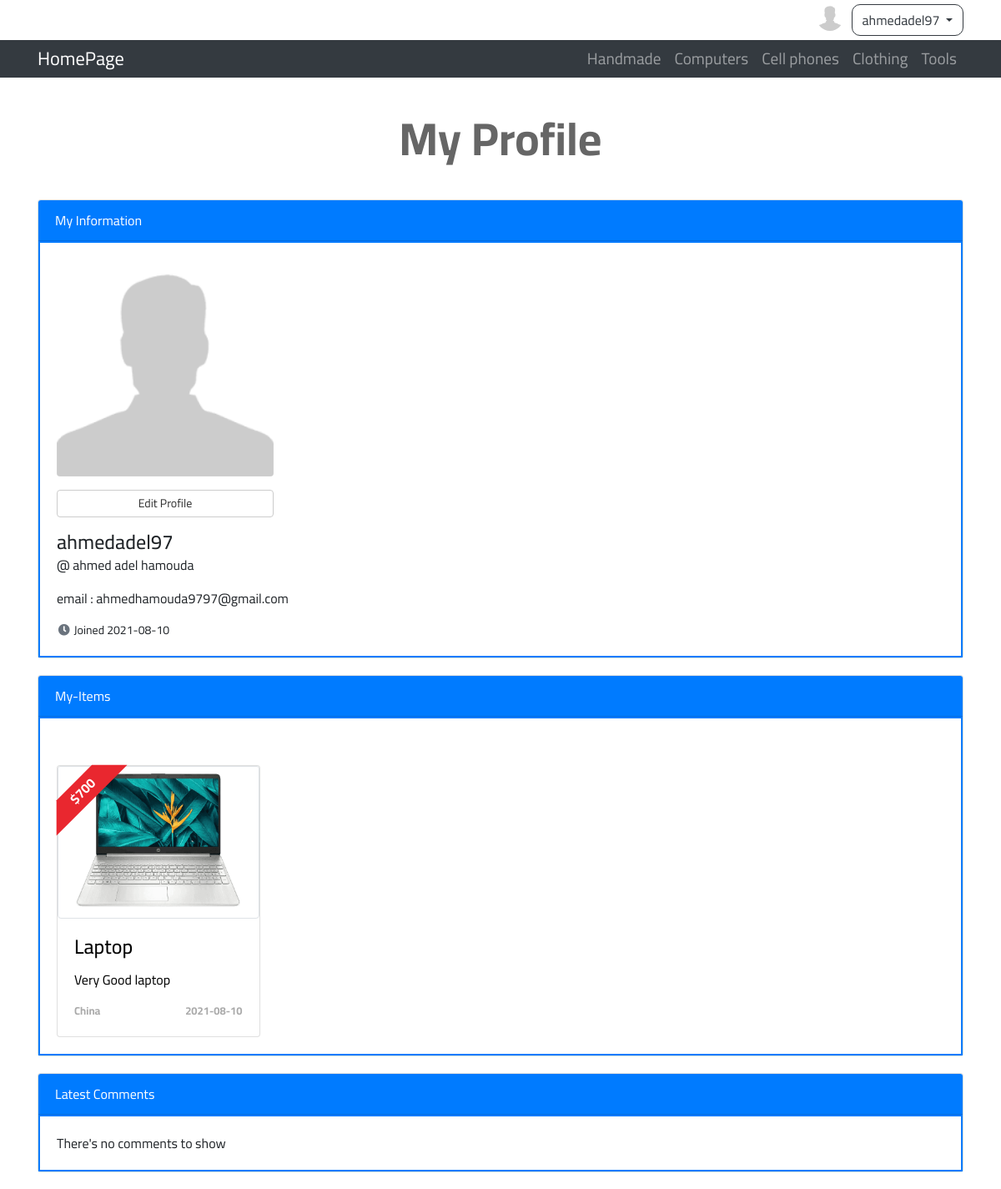
The app's page /profile.php (signed in) with its own data.
### tables this page shows
CREATE TABLE `categories` (
  `ID` int(11) NOT NULL,
  `Name` varchar(255) NOT NULL,
  `Description` text NOT NULL,
  `parent` int(11) NOT NULL,
  `Ordering` int(11) DEFAULT NULL,
  `Visibility` tinyint(4) NOT NULL DEFAULT 0,
  `Allow_comment` tinyint(4) NOT NULL DEFAULT 0,
  `Allow_Ads` tinyint(4) NOT NULL DEFAULT 0
);

CREATE TABLE `users` (
  `UserID` int(11) NOT NULL COMMENT 'To Identify User',
  `Username` varchar(255) NOT NULL COMMENT 'Username To Login',
  `Password` varchar(255) NOT NULL COMMENT 'Password To Login',
  `Email` varchar(255) NOT NULL,
  `FullName` varchar(255) NOT NULL,
  `GroupID` int(11) NOT NULL DEFAULT 0 COMMENT 'Identify user Group',
  `RegStatus` int(11) NOT NULL DEFAULT 0 COMMENT 'User Approval',
  `Date` date NOT NULL DEFAULT current_timestamp(),
  `Avatar` varchar(255) NOT NULL
);

CREATE TABLE `items` (
  `Item_ID` int(11) NOT NULL,
  `Name` varchar(255) NOT NULL,
  `Description` text NOT NULL,
  `Price` varchar(255) NOT NULL,
  `Add_Date` date NOT NULL,
  `Country_Made` varchar(255) NOT NULL,
  `Image` varchar(255) NOT NULL,
  `Status` varchar(255) NOT NULL,
  `Approve` tinyint(4) NOT NULL DEFAULT 0,
  `Cat_ID` int(11) NOT NULL,
  `Member_ID` int(11) NOT NULL,
  `tags` varchar(255) NOT NULL
);

### init.php (called while the page is built, shortened)
<?php
include 'admin/connect.php';
$sessionUser = '';
if(isset($_SESSION['user'])) {
    $sessionUser = $_SESSION['user'];
}
$tpl    = 'includes/templates/';
$css    = 'layout/css/';
$func 	= 'includes/functions/';
include $func . 'functions.php';
include $tpl . 'header.php';

### includes/functions/functions.php (called while the page is built, shortened)
<?php
	function getAllFrom($field , $table ,$where = NULL , $and = NULL ,  $orderField , $ordering="DESC") {
		global $con;
		$getAll= $con->prepare("SELECT $field  FROM $table $where $and ORDER BY $orderField $ordering");
		$getAll->execute();
		$all = $getAll->fetchAll();
		return $all;
	}

### profile.php (the view, shortened to what this page needs)
<?php
    include 'init.php';
    if(isset($_SESSION['user'])) {
        $getUser = $con->prepare("SELECT * FROM users WHERE Username = ?");
        $getUser->execute(array($sessionUser));
        $info = $getUser->fetch();
        $userid =$info['UserID'];
?>
    <h2 class="text-center">My Profile</h2>
    <section class="information block">
        <div class="container">
            <div class="card">
                <div class="card-header bg-primary text-white"> My Information </div>
                <div class="card-body">
                    <div class="avatar">
                        <?php
                        if(empty($info['Avatar'])){
                            echo '<img class="special-avatar" src="admin/uploads/avatars/default.png" alt = "Default image">';
                        } else {
                            echo '<img class="special-avatar" src="admin/uploads/avatars/' . $info['Avatar'] . '" alt = "avatar image">';
                        }
                        ?>
                    </div>
                    <div class="edit-profile mt-3 mb-3">
                        <a href="#">Edit Profile</a>
                    </div>
                    <div>
                        <h4 class="mb-0"><?php echo $info['Username'] ?></h4>
                        <p>@ <?php echo $info['FullName'] ?></p>
                        <p>email : <?php echo $info['Email'] ?></p>
                    </div>
                    <div class="date-join">
                        <i class="fas fa-clock fa-fw "></i>
                        <span>Joined <?php echo $info['Date'] ?></span>
                    </div>
                </div>
            </div>
        </div>
    </section>
    <section id="my-ads" class="my-ads block">
        <div class="container">
            <div class="card">
                <div class="card-header bg-primary text-white"> My-Items </div>
                <div class="card-body">
                    <?php
                    $myItems = getAllFrom("*", "items" ,"WHERE Member_ID = $userid" , "" ,  "Item_ID", "DESC");
                    if(!empty($myItems)){
                        echo '<div class="row">';
                        foreach($myItems as $item){
                            echo '<div class="col-sm-6 col-md-4 col-lg-3">';
                                echo '<div class="card mt-3">';
                                    echo '<a class="custom-item" href="items.php?itemid=' . $item['Item_ID'] . '">';
                                        echo '<span class="price">$' . $item['Price'] . '</span>';
                                        echo '<img class="card-img-top img-fluid img-thumbnail" src="layout/assets/' . $item["Image"] . '" alt="Card image">';
                                        echo '<div class="card-body border-0">';
                                            echo '<h4 class="card-title">' . $item['Name'] . '</h4>';
                                            echo '<p class="card-text">' . $item['Description'] . '</p>';
                                            echo '<div class="d-flex justify-content-between">';
                                                echo '<span class="date text-left">' . ucfirst($item['Country_Made']) . '</span>';
                                                echo '<span class="date text-right">' . $item['Add_Date'] . '</span>';
                                            echo '</div>';
                                        echo '</div>';
                                    echo '</a>';
                                echo '</div>';
                            echo '</div>';
                        }
                        echo '</div>';
                    } else {
                        echo 'There\'s no Ads to show , Create <a href="newads.php">New ads</a>';
                    }
                    ?>
                </div>
            </div>
        </div>
    </section>
    <section class="my-comments block">
        <div class="container">
            <div class="card">
                <div class="card-header bg-primary text-white"> Latest Comments </div>
                <div class="card-body">
                    <?php
                    $myComments = getAllFrom("comment", "comments" ,"WHERE user_id = $userid" , "" ,  "c_id", "DESC");
                    if(!empty($myComments)){
                        foreach($myComments as $comment){
                            echo '<p>' . $comment['comment'] . '</p>';
                        }
                    } else {
                        echo 'There\'s no comments to show';
                    }
                    ?>
                </div>
            </div>
        </div>
    </section>
<?php
    } else {
        header('location:login.php');
        exit();
    }
    include $tpl . 'footer.php';
?>

### includes/templates/header.php (shortened to what this page needs)
<!DOCTYPE html>
<html lang="en">
    <head>
        <link rel="stylesheet" href="https://pro.fontawesome.com/releases/v5.10.0/css/all.css"/>
        <link rel="stylesheet" href="https://maxcdn.bootstrapcdn.com/bootstrap/4.0.0/css/bootstrap.min.css">
        <link rel="stylesheet" href="<?php echo $css?>jquery-ui.min.css">
        <link rel="stylesheet" href="<?php echo $css?>jquery.selectBoxIt.css">
        <link rel="stylesheet" href="<?php echo $css?>frontend.css">
    </head>
    <body>
        <div class="upper-bar">
            <div class="container text-right">
                <?php
                    if(isset($_SESSION['user'])){ ?>
                    <?php
                        $getUser = $con->prepare("SELECT * FROM users WHERE Username = ?");
                        $getUser->execute(array($sessionUser));
                        $info = $getUser->fetch();
                        $userAvatar = $info['Avatar'];
                    ?>
                        <div class="btn-group my-info">
                            <?php
                                if(empty($userAvatar)){
                                    echo '<img class="rounded-circle" src="admin/uploads/avatars/default.png" alt = "Default image">';
                                } else {
                                    echo '<img class="rounded-circle" src="admin/uploads/avatars/' . $userAvatar . '" alt = "avatar image">';
                                }
                            ?>
                            <span class="btn btn-outline-dark dropdown-toggle" data-toggle="dropdown"> <?php echo $sessionUser?> </span>
                        </div>
                <?php
                    } else {
                ?>
                <a href="login.php">
                    <div class="text-right button-login">Login/Singup</div>
                </a>
                <?php } ?>
            </div>
        </div>
        <nav class="navbar navbar-expand-lg navbar-dark bg-dark">
            <div class="container">
                <a class="navbar-brand active" href="index.php">HomePage</a>
                <div class="collapse navbar-collapse" id="navbarSupportedContent">
                    <ul class="navbar-nav ml-auto">
                        <?php
                            $allCats = getAllFrom("*","categories","WHERE parent = 0" , "" , "ID" , "ASC");
                            foreach($allCats as $cat) {
                                echo '<li class="nav-item"><a class="nav-link" href="categories.php?pageid=' . $cat['ID'] . '">' . $cat['Name'] . '</a></li>';
                            }
                        ?>
                    </ul>
                </div>
            </div>
        </nav>

### layout/css/frontend.css (style rules this page uses)
body { background-color: #fff; font-family: 'Cairo', sans-serif; }
h2 { font-size: 55px; font-weight: bold; margin: 40px 0; color: #666; }
.custom-item { text-decoration: none; color: #000; }
.row { margin-top: 20px; }
@media (min-width: 992px) { .navbar { padding: 0; } }
.navbar-dark .navbar-brand { font-size: 1.4rem; }
.nav-item { font-size: 1.2rem; }
.img-thumbnail { padding: .2rem; }
.upper-bar { padding: 5px; background-color: #FFF; }
.upper-bar .my-info img { width: 32px; height: 32px; }
.upper-bar .btn-outline-dark { margin-left: 10px; border-radius: 10px !important; }
.block { margin: 20px 0; }
.block .card:first-child .card-body { border: 2px solid #007bff; }
.special-avatar { width: 260px; border-radius: 4px; }
.information .edit-profile { width: 260px; }
.information .edit-profile a { display: block; text-align: center; color: #333; background-color: #fff; border: 1px solid #ccc; padding: 6px 12px; font-size: 14px; border-radius: 4px; line-height: 1.4; user-select: none; cursor: pointer; text-decoration: none; }
.information .date-join { font-size: 14px; }
.information .date-join i { color: #6a737d; }
.card .date { font-size: 13px; font-weight: bold; color: #AAA; }
.card .price { width: 120px; position: absolute; top: 7px; left: -33px; padding: 5px; text-align: center; font-weight: bold; line-height: 38px; color: #FFF; border-bottom: 30px solid #E9272F; border-left: 30px solid transparent; border-right: 30px solid transparent; transform: rotate(-45deg); height: 0; }

### records on screen
categories: Name "Handmade"
categories: Name "Computers"
categories: Name "Cell phones"
categories: Name "Clothing"
categories: Name "Tools"
users: Username "ahmedadel97", FullName "ahmed adel hamouda", Email "ahmedhamouda9797@gmail.com", Date "2021-08-10"
items: Price "700", Image (picture), Name "Laptop", Description "Very Good laptop", Country_Made "China", Add_Date "2021-08-10"

### other values on screen
$sessionUser "ahmedadel97"
